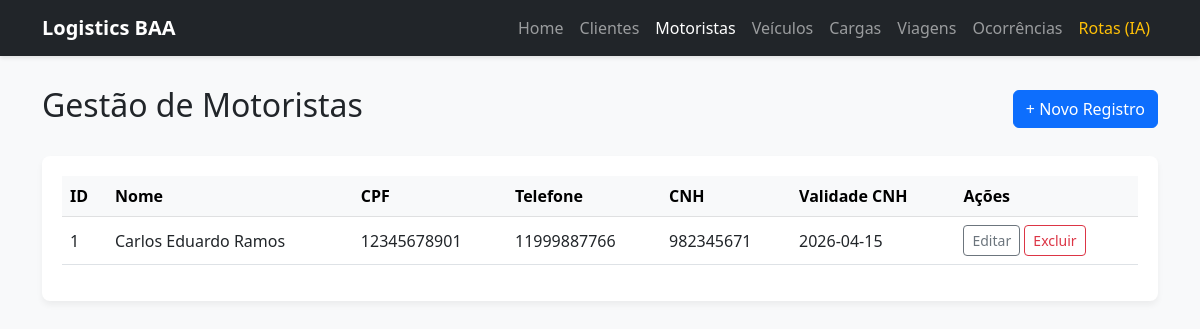
Page /motoristas.php on the committed database.
### tables this page shows
CREATE TABLE `baa_motorista` (
  `id_motorista` int(11) NOT NULL,
  `mot_nome` char(50) DEFAULT NULL,
  `mot_cpf` varchar(11) DEFAULT NULL,
  `mot_telefone` varchar(11) DEFAULT NULL,
  `mot_cnh` char(10) DEFAULT NULL,
  `validade_cnh` date DEFAULT NULL
);

### motoristas.php (the view, shortened to what this page needs)
<?php
require_once 'db.php';
?>
<!DOCTYPE html>
<html lang="pt-br">
<head>
    <link href="https://cdn.jsdelivr.net/npm/bootstrap@5.3.0/dist/css/bootstrap.min.css" rel="stylesheet">
</head>
<body>
<nav class="navbar navbar-expand-lg navbar-dark bg-dark">
    <div class="container">
        <a class="navbar-brand" href="index.php"><strong>Logistics BAA</strong></a>
        <div class="collapse navbar-collapse" id="navbarNav">
            <ul class="navbar-nav ms-auto">
                <li class="nav-item"><a class="nav-link" href="index.php">Home</a></li>
                <li class="nav-item"><a class="nav-link" href="clientes.php">Clientes</a></li>
                <li class="nav-item"><a class="nav-link active" href="motoristas.php">Motoristas</a></li>
                <li class="nav-item"><a class="nav-link" href="veiculos.php">Veículos</a></li>
                <li class="nav-item"><a class="nav-link" href="cargas.php">Cargas</a></li>
                <li class="nav-item"><a class="nav-link" href="viagens.php">Viagens</a></li>
                <li class="nav-item"><a class="nav-link" href="ocorrencias.php">Ocorrências</a></li>
                <li class="nav-item"><a class="nav-link text-warning" href="rotas.php">Rotas (IA)</a></li>
            </ul>
        </div>
    </div>
</nav>
<div class="container">
    <div class="d-flex justify-content-between align-items-center mb-4">
        <h2>Gestão de Motoristas</h2>
        <button class="btn btn-primary" data-bs-toggle="modal" data-bs-target="#addModal">+ Novo Registro</button>
    </div>
    <div class="table-responsive">
        <table class="table table-hover align-middle">
            <thead class="table-light">
                <tr>
                    <th>ID</th>
                    <th>Nome</th><th>CPF</th><th>Telefone</th><th>CNH</th><th>Validade CNH</th>
                    <th>Ações</th>
                </tr>
            </thead>
            <tbody>
                <?php
                try {
                    $stmt = $conn->query("SELECT * FROM baa_motorista ORDER BY id_motorista DESC LIMIT 100");
                    while($row = $stmt->fetch_assoc()) {
                        echo "<tr>";
                        echo '<td>' . htmlspecialchars($row['id_motorista']) . '</td>';
                        echo '<td>' . htmlspecialchars($row['mot_nome']) . '</td>';
                        echo '<td>' . htmlspecialchars($row['mot_cpf']) . '</td>';
                        echo '<td>' . htmlspecialchars($row['mot_telefone']) . '</td>';
                        echo '<td>' . htmlspecialchars($row['mot_cnh']) . '</td>';
                        echo '<td>' . htmlspecialchars($row['validade_cnh']) . '</td>';
                        echo '<td>
                            <button class="btn btn-sm btn-outline-secondary" data-bs-toggle="modal" data-bs-target="#editModal' . $row['id_motorista'] . '">Editar</button>
                            <form method="POST" class="d-inline" onsubmit="return confirm(\'Tem certeza que deseja excluir?\');">
                                <input type="hidden" name="action" value="delete">
                                <input type="hidden" name="id_motorista" value="' . $row['id_motorista'] . '">
                                <button type="submit" class="btn btn-sm btn-outline-danger">Excluir</button>
                            </form>
                        </td>';
                        echo "</tr>";
                        ?>
                        <?php
                    }
                } catch(Exception $e) {
                    echo "<tr><td colspan='100%'>Erro: " . $e->getMessage() . "</td></tr>";
                }
                ?>
            </tbody>
        </table>
    </div>
</div>
</body>
</html>

### motoristas.php (style rules this page uses)
body { background-color: #f8f9fa; }
.navbar { margin-bottom: 30px; box-shadow: 0 2px 4px rgba(0,0,0,0.1); }
.table-responsive { background: white; padding: 20px; border-radius: 8px; box-shadow: 0 4px 6px rgba(0,0,0,0.05); }

### rows in the picture
baa_motorista: id_motorista "1", mot_nome "Carlos Eduardo Ramos", mot_cpf "12345678901", mot_telefone "11999887766", mot_cnh "982345671", validade_cnh "2026-04-15"
